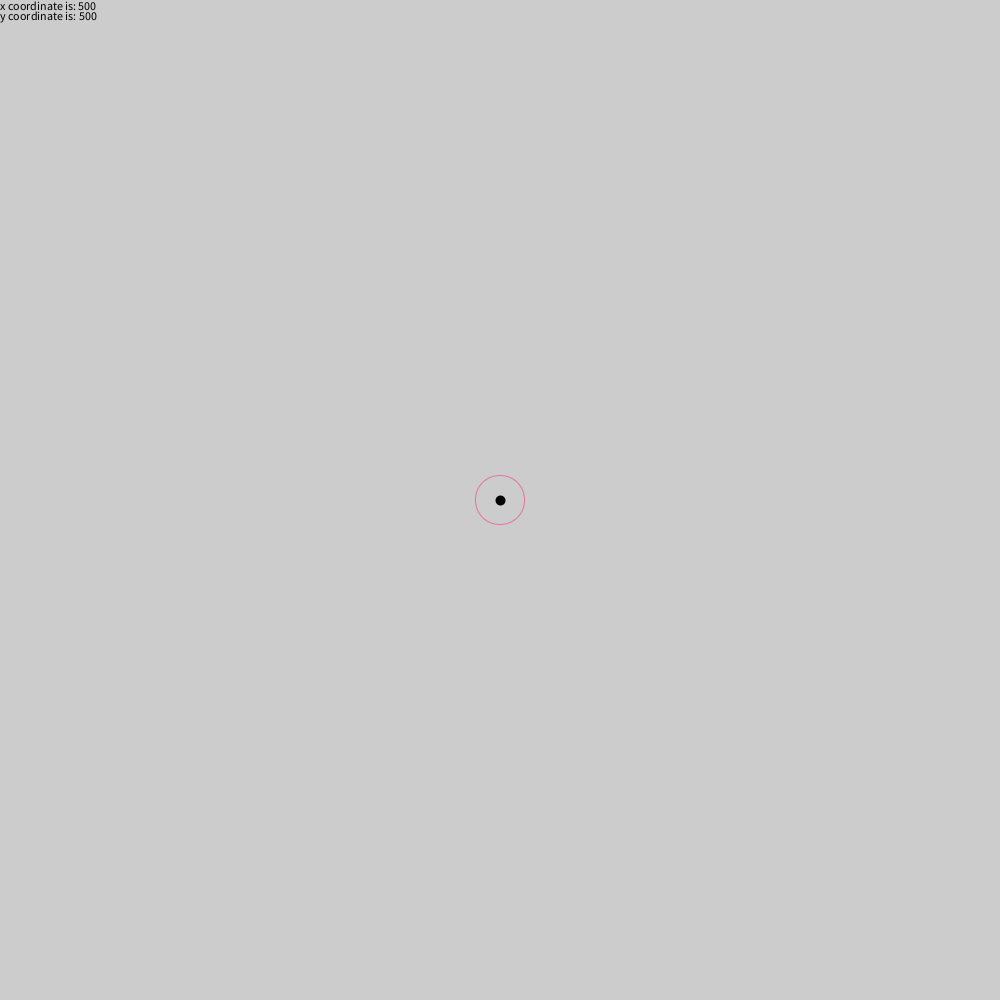
Frame 1 (no input)
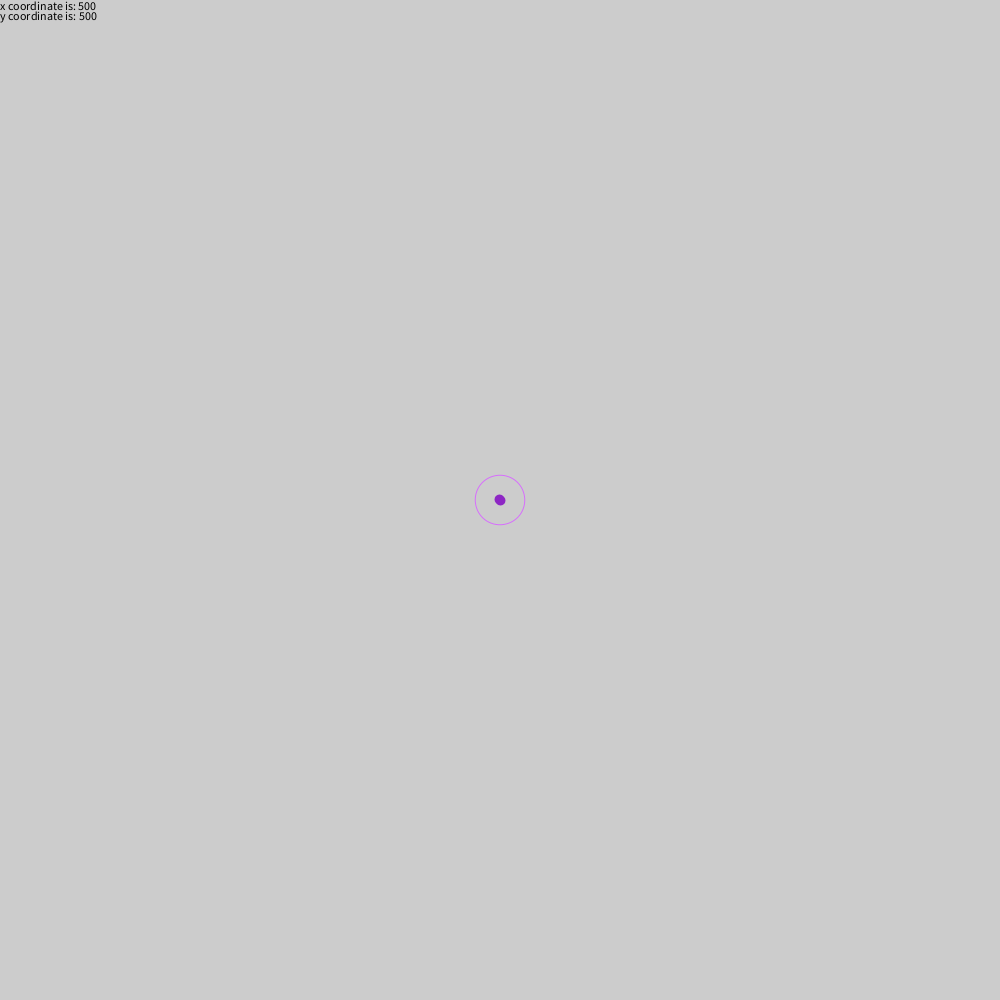
Frame 60 (the mouse pressed at the canvas centre just before this capture)
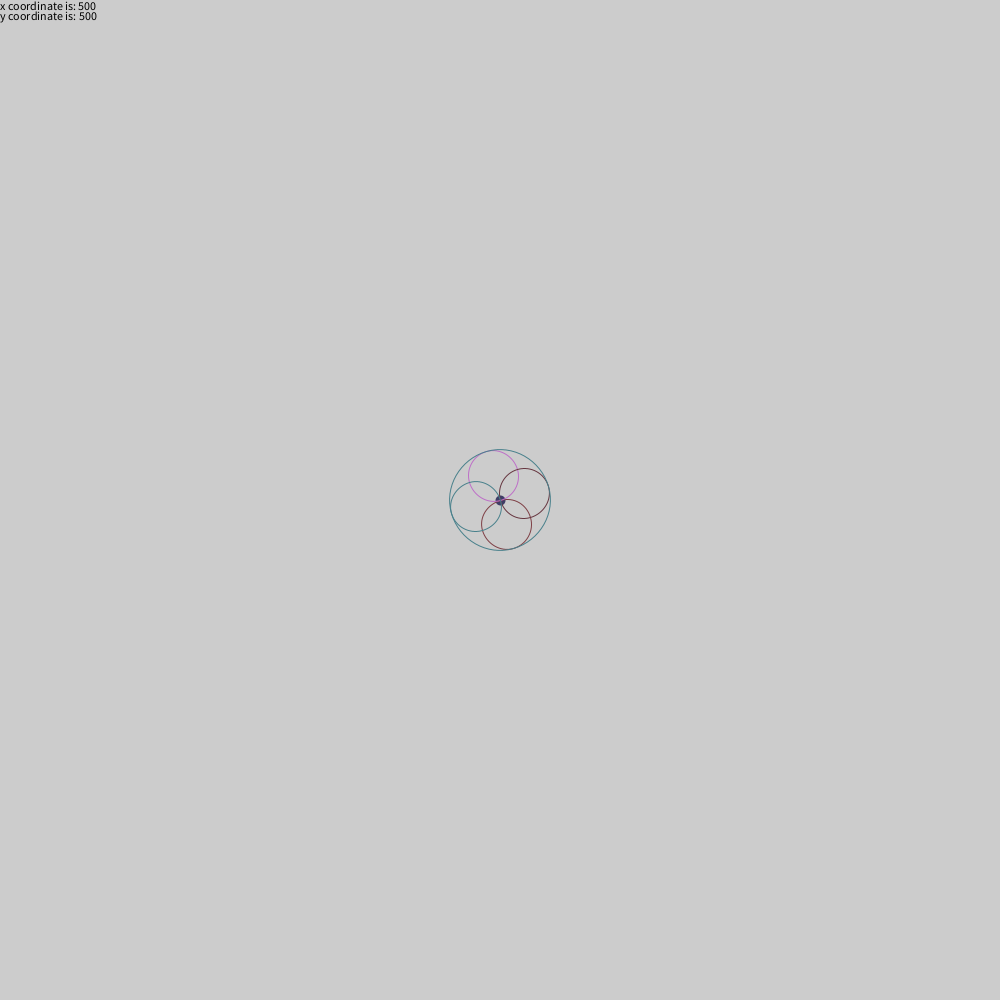
Frame 120 (the mouse held since frame 60 and released just before this capture)

The Processing sketch that drew these frames (run headless with seeded random() and noise(); from frame 60 on, the mouse is pressed at the canvas centre):

// Processing sketch: OriginalFractal
// ── OriginalFractal.pde
int di = 50;
int xTransDist = 500;
int yTransDist = 500;
double roat = 0;
boolean noTrip = true;
public void setup()
{
	size(1000,1000);
}
public void draw()
{
	if(noTrip)
	{
		background(204);
	}
	fill(0);
	text("x coordinate is: " + xTransDist, 0,10);
	text("y coordinate is: " + yTransDist, 0,20);
	noFill();
	translate(xTransDist,yTransDist);
	roat=roat+.05;
	rotate((float)roat);
	strokeWeight(10);
	point(0,0);
	strokeWeight(1);
	crazyCircles(500-xTransDist,500-yTransDist,di);
}
public void mousePressed()
{
	if(di<800)
	{
		di=di*2;
	}
	else
	{
		di=50;
	}
}
public void keyPressed()
{
	if(key==' ')
	{
		noTrip=!noTrip;
	}
	if(key=='w')
	{
		yTransDist=yTransDist-1;
	}
	if(key=='s')
	{
		yTransDist=yTransDist+1;
	}
	if(key=='a')
	{
		xTransDist=xTransDist-1;
	}
	if(key=='d')
	{
		xTransDist=xTransDist+1;
	}
}
public void crazyCircles(int x, int y, int diam)
{
	stroke((int)(Math.random()*256),(int)(Math.random()*256),(int)(Math.random()*256));
	if(diam>50)
	{
		crazyCircles(x, y+diam/4, diam/2);
		crazyCircles(x, y-diam/4, diam/2);
		crazyCircles(x+diam/4, y, diam/2);
		crazyCircles(x-diam/4, y, diam/2);
	}
		ellipse(x,y,diam,diam);
}
